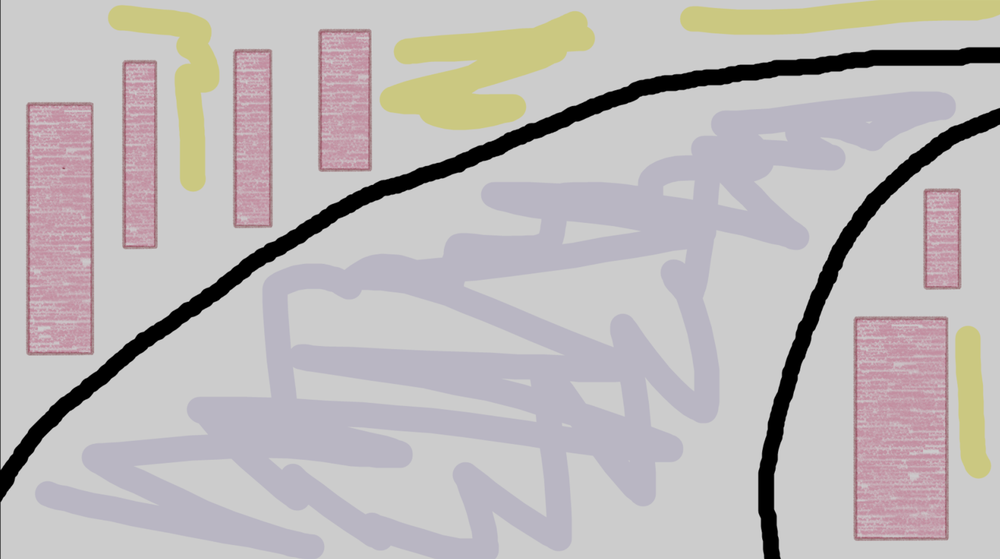
#> input picture sample_image.png, 1000 x 559 px, shrunk from 2320 x 1298 before the run
$ python -i pipeline.py   (imports and definitions only)
#> lines starting #> are read from the running program, lines starting #| are printed output that depends on the picture; after the words box and inside, x2 and y2 are one past the last pixel; in counts of white or black regions, pixels touching at a corner belong together
# vision_pipeline/pipeline.py
from __future__ import annotations

from dataclasses import dataclass
from typing import Dict, Iterable, List, Sequence, Tuple

import cv2
import numpy as np

from . import config

Point = Tuple[float, float]
PointList = List[Point]


@dataclass
class FrameResult:
    success: bool
    roi: np.ndarray
    binary_mask: np.ndarray
    track_region_mask: np.ndarray
    left_border: PointList
    right_border: PointList
    midline: PointList
    roi_rect: Tuple[int, int, int, int]


class VisionPipeline:
    """Core classical OpenCV pipeline for detecting tape borders + midline."""

    def __init__(self) -> None:
        self._clahe = (
            cv2.createCLAHE(
                clipLimit=config.PREPROCESS.clahe_clip_limit,
                tileGridSize=config.PREPROCESS.clahe_tile_grid,
            )
            if config.PREPROCESS.enable_clahe
            else None
        )

    def process_frame(self, frame: np.ndarray) -> Dict[str, object]:
        """Full processing pipeline for a single BGR frame."""
        frame_h, frame_w = frame.shape[:2]
        roi, roi_rect, roi_mask = self._extract_roi(frame)
        if roi.size == 0:
            empty_mask = np.full((frame_h, frame_w), 255, dtype=np.uint8)
            return self._format_result(False, roi, roi, empty_mask, [], [], [], roi_rect)

        gray = self._preprocess(roi)
        mask = self._segment_lanes(gray, roi_mask)

        left_roi, right_roi = self._extract_borders(mask)
        left_roi = self._smooth_points(left_roi)
        right_roi = self._smooth_points(right_roi)

        midline_roi = self._compute_midline(left_roi, right_roi)
        success = len(midline_roi) >= config.SCANLINES.min_midline_points

        left_border = self._roi_points_to_frame(left_roi, roi_rect)
        right_border = self._roi_points_to_frame(right_roi, roi_rect)
        midline = self._roi_points_to_frame(midline_roi, roi_rect)
        track_region_mask_roi = self._build_track_region_mask(left_roi, right_roi, mask.shape)
        track_region_mask = self._embed_roi_mask(
            track_region_mask_roi, (frame_h, frame_w), roi_rect
        )

        return self._format_result(
            success,
            roi,
            mask,
            track_region_mask,
            left_border,
            right_border,
            midline,
            roi_rect,
        )

    def _extract_roi(self, frame: np.ndarray) -> Tuple[np.ndarray, Tuple[int, int, int, int], np.ndarray]:
        h, w = frame.shape[:2]
        full_frame_roi = config.ROI.force_full_frame or config.FRAME_WIDTH is None or config.FRAME_HEIGHT is None
        if full_frame_roi:
            top, bottom, left, right = 0, h, 0, w
        else:
            top = int(h * config.ROI.top_ratio)
            bottom = int(h * config.ROI.bottom_ratio)
            left = int(w * config.ROI.left_ratio)
            right = int(w * config.ROI.right_ratio)

        top = max(0, min(top, h - 1))
        bottom = max(top + 1, min(bottom, h))
        left = max(0, min(left, w - 1))
        right = max(left + 1, min(right, w))

        roi = frame[top:bottom, left:right].copy()
        roi_rect = (left, top, right - left, bottom - top)

        mask = np.ones(roi.shape[:2], dtype=np.uint8) * 255
        if config.ROI.use_trapezoid_mask and not full_frame_roi:
            mask = np.zeros_like(mask)
            roi_h, roi_w = mask.shape
            shrink = int(roi_w * config.ROI.trapezoid_top_shrink * 0.5)
            shrink = max(0, min(shrink, roi_w // 2))
            pts = np.array(
                [
                    [shrink, 0],
                    [roi_w - shrink, 0],
                    [roi_w - 1, roi_h - 1],
                    [0, roi_h - 1],
                ],
                dtype=np.int32,
            )
            cv2.fillPoly(mask, [pts], 255)
        return roi, roi_rect, mask

    def _preprocess(self, roi: np.ndarray) -> np.ndarray:
        if roi.ndim == 2 or (roi.ndim == 3 and roi.shape[2] == 1):
            gray = roi if roi.ndim == 2 else roi[:, :, 0]
        elif roi.ndim == 3 and roi.shape[2] == 4:
            gray = cv2.cvtColor(roi, cv2.COLOR_BGRA2GRAY)
        else:
            gray = cv2.cvtColor(roi, cv2.COLOR_BGR2GRAY)
        blurred = cv2.GaussianBlur(
            gray,
            config.PREPROCESS.gaussian_kernel,
            config.PREPROCESS.gaussian_sigma,
        )
        if self._clahe is not None:
            blurred = self._clahe.apply(blurred)
        return blurred

    def _segment_lanes(self, gray: np.ndarray, roi_mask: np.ndarray) -> np.ndarray:
        if config.THRESHOLD.use_adaptive:
            mask = cv2.adaptiveThreshold(
                gray,
                255,
                cv2.ADAPTIVE_THRESH_MEAN_C,
                cv2.THRESH_BINARY_INV,
                config.THRESHOLD.adaptive_block_size,
                config.THRESHOLD.adaptive_c,
            )
        else:
            _, mask = cv2.threshold(
                gray,
                config.THRESHOLD.dark_threshold,
                255,
                cv2.THRESH_BINARY_INV,
            )

        mask = cv2.bitwise_and(mask, roi_mask)

        if config.MORPHOLOGY.open_iterations > 0:
            open_kernel = cv2.getStructuringElement(cv2.MORPH_RECT, config.MORPHOLOGY.open_kernel)
            mask = cv2.morphologyEx(
                mask, cv2.MORPH_OPEN, open_kernel, iterations=config.MORPHOLOGY.open_iterations
            )
        if config.MORPHOLOGY.close_iterations > 0:
            close_kernel = cv2.getStructuringElement(cv2.MORPH_RECT, config.MORPHOLOGY.close_kernel)
            mask = cv2.morphologyEx(
                mask, cv2.MORPH_CLOSE, close_kernel, iterations=config.MORPHOLOGY.close_iterations
            )
        if config.THIN_LINE.enable and config.THIN_LINE.iterations > 0:
            thin_kernel = cv2.getStructuringElement(cv2.MORPH_RECT, config.THIN_LINE.kernel)
            mask = cv2.dilate(mask, thin_kernel, iterations=config.THIN_LINE.iterations)
        return mask

    def _extract_borders(self, mask: np.ndarray) -> Tuple[PointList, PointList]:
        height, _ = mask.shape
        start_y = int(height * config.SCANLINES.start_ratio)
        end_y = int(height * config.SCANLINES.end_ratio)
        start_y = max(0, min(start_y, height - 1))
        end_y = max(start_y + 1, min(end_y, height))
        step = max(1, config.SCANLINES.step_pixels)

        left_points: PointList = []
        right_points: PointList = []

        for y in range(start_y, end_y, step):
            row = mask[y, :]
            cols = np.flatnonzero(row > 0)
            if cols.size < config.SCANLINES.min_blob_width:
                continue
            clusters = self._cluster_columns(cols)
            clusters = [cluster for cluster in clusters if cluster.size >= config.SCANLINES.min_blob_width]
            if len(clusters) < 2:
                continue
            left_cluster = min(clusters, key=lambda c: c[0])
            right_cluster = max(clusters, key=lambda c: c[-1])
            if right_cluster[0] - left_cluster[-1] < config.SCANLINES.min_border_separation:
                continue
            left_points.append((float(left_cluster.mean()), float(y)))
            right_points.append((float(right_cluster.mean()), float(y)))

        return left_points, right_points

    def _cluster_columns(self, cols: np.ndarray) -> List[np.ndarray]:
        if cols.size == 0:
            return []
        gaps = np.where(np.diff(cols) > config.SCANLINES.max_gap)[0]
        clusters = np.split(cols, gaps + 1)
        return [cluster for cluster in clusters if cluster.size > 0]

    def _smooth_points(self, points: PointList) -> PointList:
        window = config.SCANLINES.smoothing_window
        if len(points) < 3 or window <= 1:
            return points
        xs = np.array([p[0] for p in points], dtype=np.float32)
        kernel = np.ones(window, dtype=np.float32) / window
        pad = window // 2
        padded = np.pad(xs, (pad, pad), mode="edge")
        smoothed = np.convolve(padded, kernel, mode="valid")
        return [(float(smoothed[i]), points[i][1]) for i in range(len(points))]

    def _compute_midline(self, left: PointList, right: PointList) -> PointList:
        midline: PointList = []
        for l_pt, r_pt in zip(left, right):
            mid_x = 0.5 * (l_pt[0] + r_pt[0])
            mid_y = l_pt[1]  # y indices match by construction
            midline.append((mid_x, mid_y))
        return self._smooth_points(midline)

    @staticmethod
    def _build_track_region_mask(
        left: PointList, right: PointList, roi_shape: Tuple[int, int]
    ) -> np.ndarray:
        """
        Build a binary mask in ROI coordinates:
        black (0) inside the corridor between borders, white (255) outside.
        """
        roi_h, roi_w = roi_shape
        mask = np.full((roi_h, roi_w), 255, dtype=np.uint8)

        polygon_points: list[tuple[int, int]] = []
        for x, y in left:
            if np.isfinite(x) and np.isfinite(y):
                polygon_points.append(
                    (int(np.clip(round(x), 0, roi_w - 1)), int(np.clip(round(y), 0, roi_h - 1)))
                )

        right_points: list[tuple[int, int]] = []
        for x, y in right:
            if np.isfinite(x) and np.isfinite(y):
                right_points.append(
                    (int(np.clip(round(x), 0, roi_w - 1)), int(np.clip(round(y), 0, roi_h - 1)))
                )

        if len(polygon_points) < 2 or len(right_points) < 2:
            return mask

        polygon_points.extend(reversed(right_points))
        poly = np.asarray(polygon_points, dtype=np.int32).reshape((-1, 1, 2))
        cv2.fillPoly(mask, [poly], 0)
        return mask

    @staticmethod
    def _embed_roi_mask(
        roi_mask: np.ndarray, frame_shape: Tuple[int, int], roi_rect: Tuple[int, int, int, int]
    ) -> np.ndarray:
        """Place an ROI-sized mask into a full-frame white canvas."""
        frame_h, frame_w = frame_shape
        full_mask = np.full((frame_h, frame_w), 255, dtype=np.uint8)
        x, y, w, h = roi_rect
        if w <= 0 or h <= 0:
            return full_mask
        full_mask[y : y + h, x : x + w] = roi_mask
        return full_mask

    @staticmethod
    def _roi_points_to_frame(points: PointList, roi_rect: Tuple[int, int, int, int]) -> PointList:
        x_off, y_off, _, _ = roi_rect
        return [(x + x_off, y + y_off) for x, y in points]

    @staticmethod
    def _format_result(
        success: bool,
        roi: np.ndarray,
        mask: np.ndarray,
        track_region_mask: np.ndarray,
        left_border: PointList,
        right_border: PointList,
        midline: PointList,
        roi_rect: Tuple[int, int, int, int],
    ) -> Dict[str, object]:
        return {
            "success": success,
            "roi": roi,
            "binary_mask": mask,
            "track_region_mask": track_region_mask,
            "left_border": left_border,
            "right_border": right_border,
            "midline": midline,
            "roi_rect": roi_rect,
        }


def test_single_image(path: str) -> None:
    """
    Quick offline test helper.
    Loads an image, runs the pipeline, and shows frame + mask for tuning.
    """
    image = cv2.imread(path)
    if image is None:
        raise FileNotFoundError(f"Unable to read image at {path}")
    pipeline = VisionPipeline()
    result = pipeline.process_frame(image)

    from . import visualize

    frame_copy = image.copy()
    visualize.draw_roi(frame_copy, result["roi_rect"])
    visualize.draw_polyline(frame_copy, result["left_border"], visualize.COLOR_LEFT, thickness=3)
    visualize.draw_polyline(frame_copy, result["right_border"], visualize.COLOR_RIGHT, thickness=3)
    visualize.draw_polyline(frame_copy, result["midline"], visualize.COLOR_MID, thickness=3)
    visualize.draw_text(frame_copy, f"Midline pts: {len(result['midline'])}", result["success"])

    cv2.imshow(config.MAIN_WINDOW_NAME, frame_copy)
    if result["binary_mask"] is not None:
        visualize.show_mask(result["binary_mask"])
    cv2.waitKey(0)
    cv2.destroyAllWindows()

>>> import cv2
>>> picture = cv2.imread('../../sample_image.png')
#> picture is the input picture: shape (559, 1000, 3); mean B, G, R 183.8, 183.6, 188.5
>>> result = VisionPipeline().process_frame(picture)
#> in process_frame, `roi, roi_rect, roi_mask = self._extract_roi(frame)`: roi_mask: shape (559, 1000); every value is 255
#> in process_frame, `roi, roi_rect, roi_mask = self._extract_roi(frame)`: roi_rect = (0, 0, 1000, 559)
#> in _preprocess, `gray = cv2.cvtColor(roi, cv2.COLOR_BGR2GRAY)`:
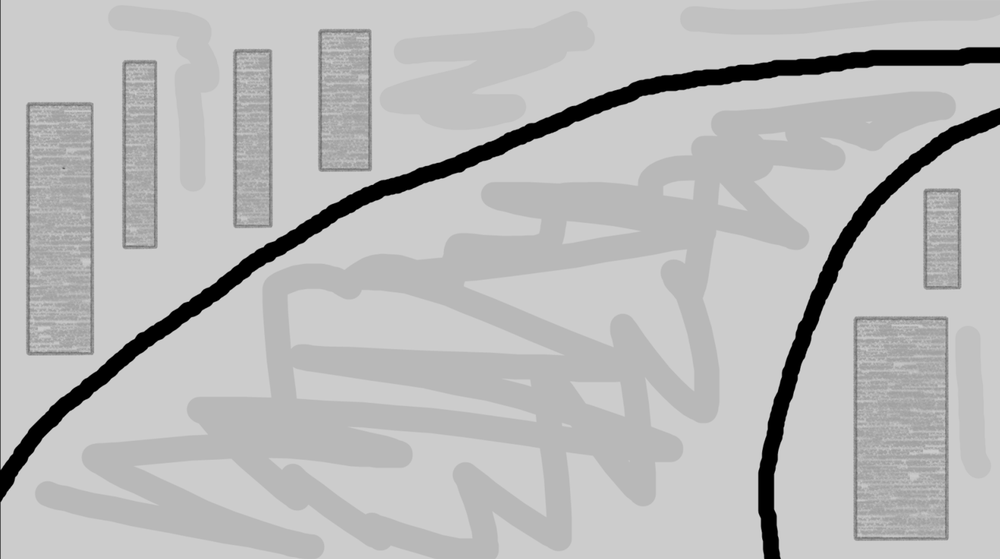
#> gray: shape (559, 1000); min 0, max 216, mean 185
#> in _preprocess, `blurred = self._clahe.apply(blurred)`:
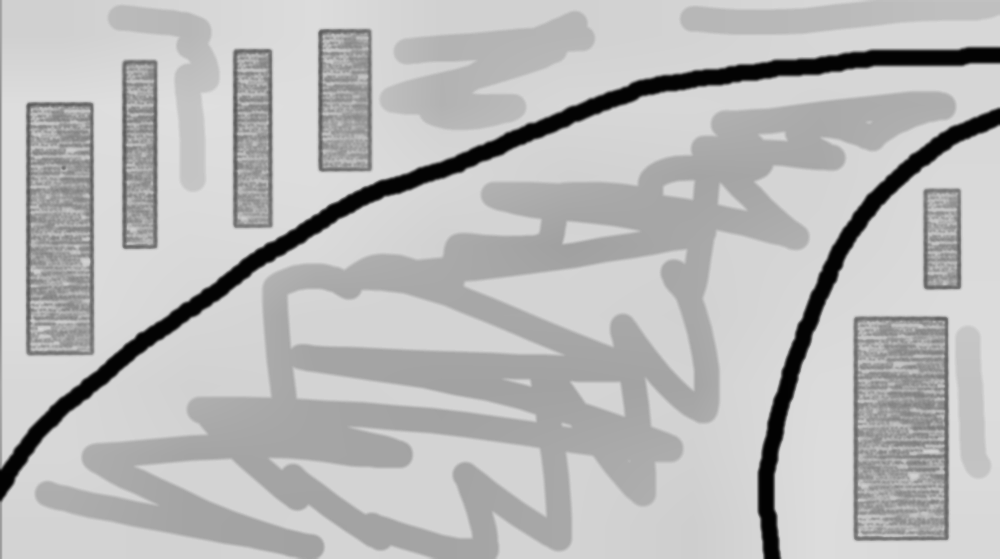
#> blurred: shape (559, 1000); min 2, max 223, mean 184.7
#> in _segment_lanes, `_, mask = cv2.threshold( gray, config.THRESHOLD.dark_threshold, 255, c..`:
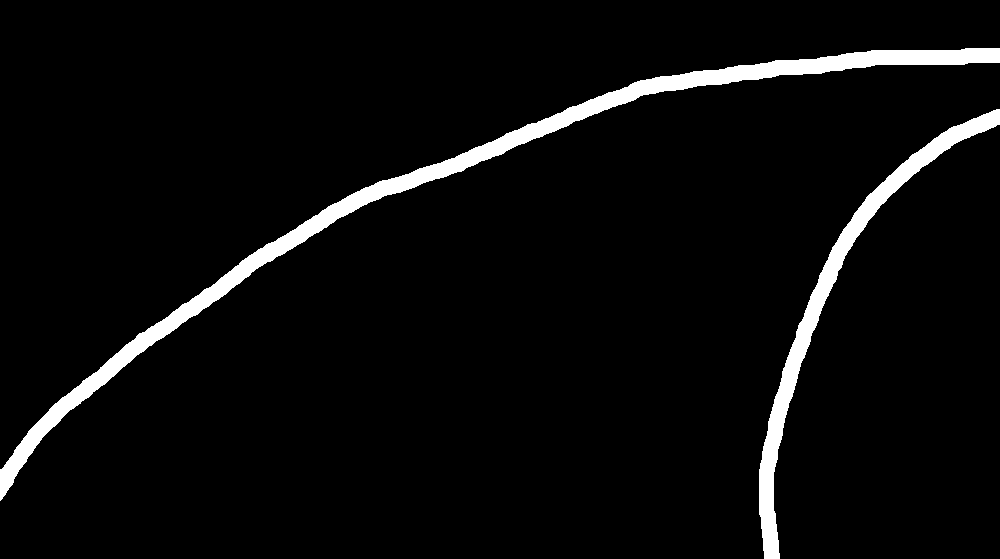
#> mask: shape (559, 1000); 4.6% white; 2 white regions, box (x1, y1, x2, y2) and area: (0, 48, 1000, 501) 17461, (759, 109, 1000, 559) 8440
#> in _segment_lanes, `mask = cv2.morphologyEx( mask, cv2.MORPH_CLOSE, close_kernel, iteratio..`: mask: shape (559, 1000); 4.6% white; 2 white regions, box (x1, y1, x2, y2) and area: (0, 48, 1000, 501) 17491, (759, 109, 1000, 559) 8453
#> in _segment_lanes, `mask = cv2.dilate(mask, thin_kernel, iterations=config.THIN_LINE.itera..`:
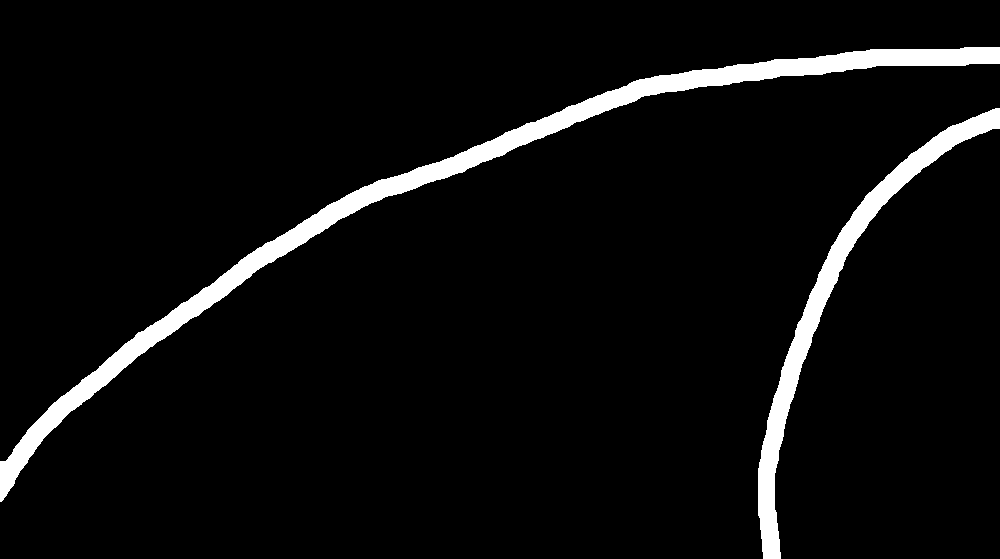
#> mask: shape (559, 1000); 5.4% white; 2 white regions, box (x1, y1, x2, y2) and area: (0, 47, 1000, 502) 20343, (758, 108, 1000, 559) 9812
#> the loop in _extract_borders, `for y in range(start_y, end_y, step):` made 40 passes
#> gaps in _cluster_columns on passes 6 to 17: [44], [48], [43], [44], [47], [53], [55], [41], [36], [34], [33], [37]
#> (gaps in _cluster_columns, left_cluster) on passes 37 to 38: ([11], [0, 1, 2, 3, 4, 5, 6, 7, 8, 9, 10, 11]), ([3], [0, 1, 2, 3])
#> after the loop in _extract_borders, `for y in range(start_y, end_y, step):`: left_points = 33 pairs, first value 1.5 to 572, second value 115 to 499; right_points = 33 pairs, first value 766 to 988.5, second value 115 to 499
#> in process_frame, `left_roi, right_roi = self._extract_borders(mask)`: left_roi has the same summary as left_points in _extract_borders; right_roi has the same summary as right_points in _extract_borders
#> in _smooth_points, `xs = np.array([p[0] for p in points], dtype=np.float32)`: xs = 33 values, max 572 at index 0, min 1.5 at index 32, mean 219.4
#> in _smooth_points, `padded = np.pad(xs, (pad, pad), mode="edge")`: padded = 37 values, max 572 at index 0, min 1.5 at index 34, mean 226.6
#> in _smooth_points, `smoothed = np.convolve(padded, kernel, mode="valid")`: smoothed = 33 values, max 554.7 at index 0, min 3.7 at index 32, mean 219.5
#> in process_frame, `left_roi = self._smooth_points(left_roi)`: left_roi = 33 pairs, first value 3.7 to 554.7, second value 115 to 499
#> in process_frame, `right_roi = self._smooth_points(right_roi)`: right_roi = 33 pairs, first value 766 to 977.6, second value 115 to 499
#> the loop in _compute_midline, `for l_pt, r_pt in zip(left, right):` made 33 passes
#> (l_pt, r_pt, mid_x, mid_y) on passes 1 to 12: ((554.7, 115), (977.6, 115), 766.1, 115), ((537.5, 127), (966, 127), 751.8, 127), ((514.2, 139), (951.3, 139), 732.8, 139), ((484.7, 151), (933.7, 151), 709.2, 151), ((454, 163), (916.6, 163), 685.3, 163), ((423.2, 175), (902, 175), 662.6, 175), ((393.4, 187), (889, 187), 641.2, 187), ((365.7, 199), (877.4, 199), 621.6, 199), ((340.3, 211), (867.1, 211), 603.7, 211), ((317.9, 223), (857.8, 223), 587.8, 223), ((297.4, 235), (849.7, 235), 573.5, 235), ((278.2, 247), (842.5, 247), 560.4, 247)
#> after the loop in _compute_midline, `for l_pt, r_pt in zip(left, right):`: midline = 33 pairs, first value 384.9 to 766.1, second value 115 to 499
#> in process_frame, `midline_roi = self._compute_midline(left_roi, right_roi)`: midline_roi = 33 pairs, first value 385.9 to 756.6, second value 115 to 499
#> in process_frame, `success = len(midline_roi) >= config.SCANLINES.min_midline_points`: success = True
#> in _roi_points_to_frame, `x_off, y_off, _, _ = roi_rect`: x_off = 0
#> in process_frame, `left_border = self._roi_points_to_frame(left_roi, roi_rect)`: left_border has the same summary as left_roi
#> in process_frame, `right_border = self._roi_points_to_frame(right_roi, roi_rect)`: right_border has the same summary as right_roi
#> in process_frame, `midline = self._roi_points_to_frame(midline_roi, roi_rect)`: midline has the same summary as midline_roi
#> the loop in _build_track_region_mask, `for x, y in left:` made 33 passes
#> (x, y) on passes 1 to 12: (554.7, 115), (537.5, 127), (514.2, 139), (484.7, 151), (454, 163), (423.2, 175), (393.4, 187), (365.7, 199), (340.3, 211), (317.9, 223), (297.4, 235), (278.2, 247)
#> after the loop in _build_track_region_mask, `for x, y in left:`: polygon_points = 33 pairs, first value 4 to 555, second value 115 to 499
#> the loop in _build_track_region_mask, `for x, y in right:` made 33 passes
#> (x, y) on passes 1 to 12: (977.6, 115), (966, 127), (951.3, 139), (933.7, 151), (916.6, 163), (902, 175), (889, 187), (877.4, 199), (867.1, 211), (857.8, 223), (849.7, 235), (842.5, 247)
#> after the loop in _build_track_region_mask, `for x, y in right:`: right_points = 33 pairs, first value 766 to 978, second value 115 to 499
#> in _build_track_region_mask, `poly = np.asarray(polygon_points, dtype=np.int32).reshape((-1, 1, 2))`: poly = contour of 66 points, box (x1, y1, x2, y2) (4, 115, 979, 500), area 235734
#> in _build_track_region_mask, `cv2.fillPoly(mask, [poly], 0)`:
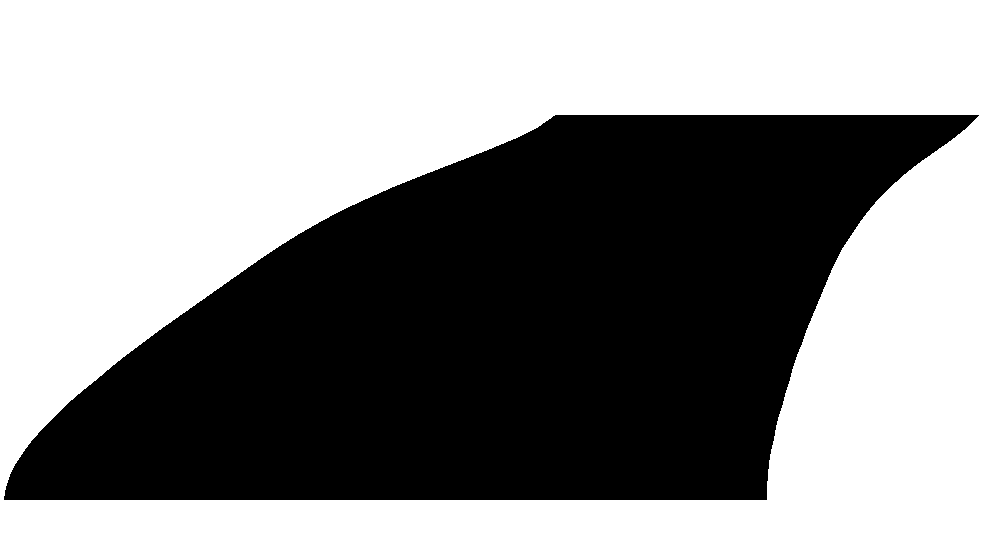
#> mask: shape (559, 1000); 57.6% white; 1 black region, box (x1, y1, x2, y2) and area: (4, 115, 979, 500) 236795
#> in _embed_roi_mask, `x, y, w, h = roi_rect`: x = 0; w = 1000; h = 559
#> result = 8 items
